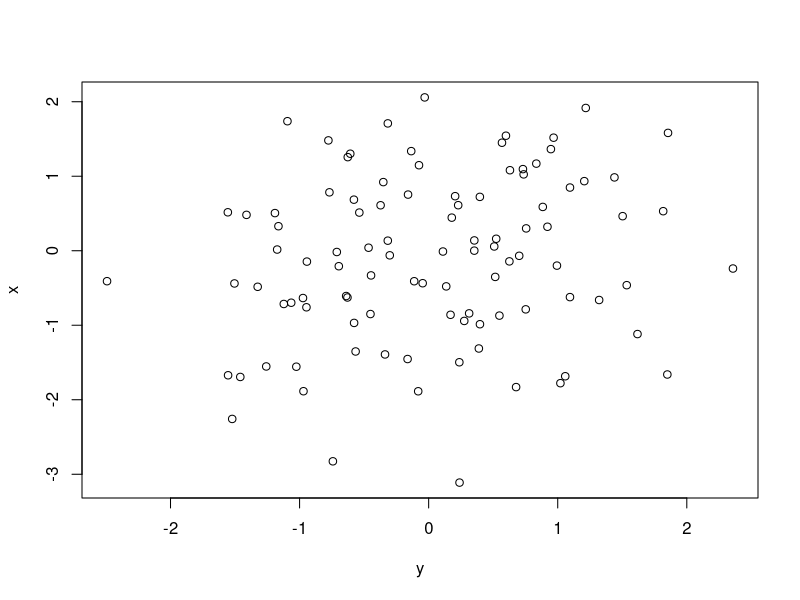
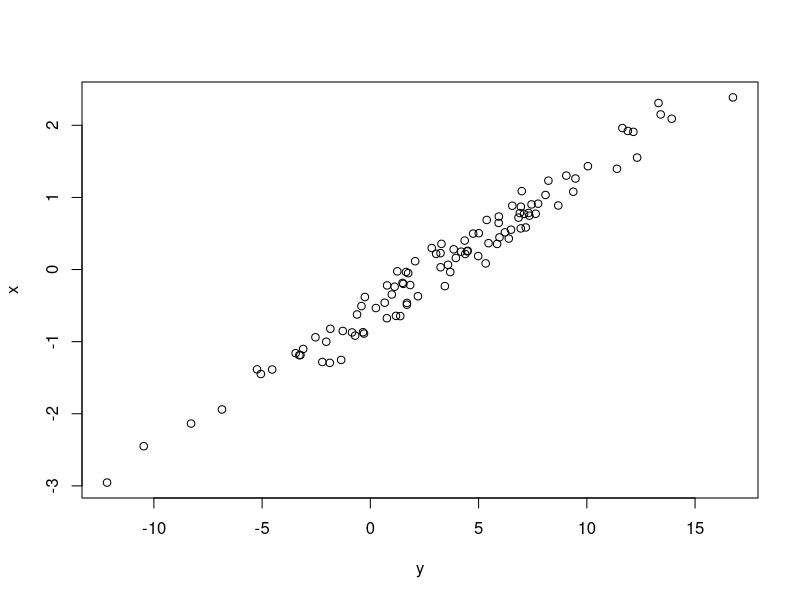

R code for these plots, in order:
## ---- chunk 1
a <- 1
b <- 2
print(a + b)
## ---- chunk 2
x <- rnorm(100)
y <- rnorm(100)
plot(y, x)

## ---- chunk 3
x <- rnorm(100)
y <- 5*x + 3 + rnorm(100)
model <- lm(y ~ x)
summary(model)
plot(y, x)

## ---- chunk 4
summary(x)
